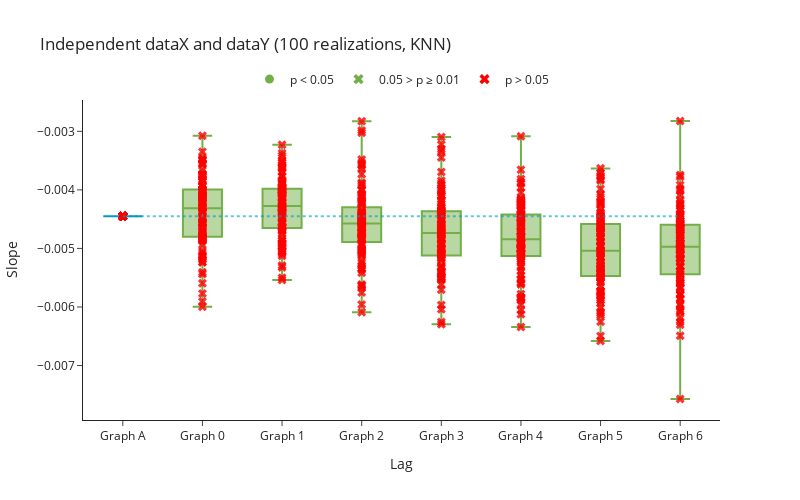

Source (notebook cell):
### Code cell
plot_all_realizations_with_significance(results_indpXY_KNN, title='Independent dataX and dataY (100 realizations, KNN)')
